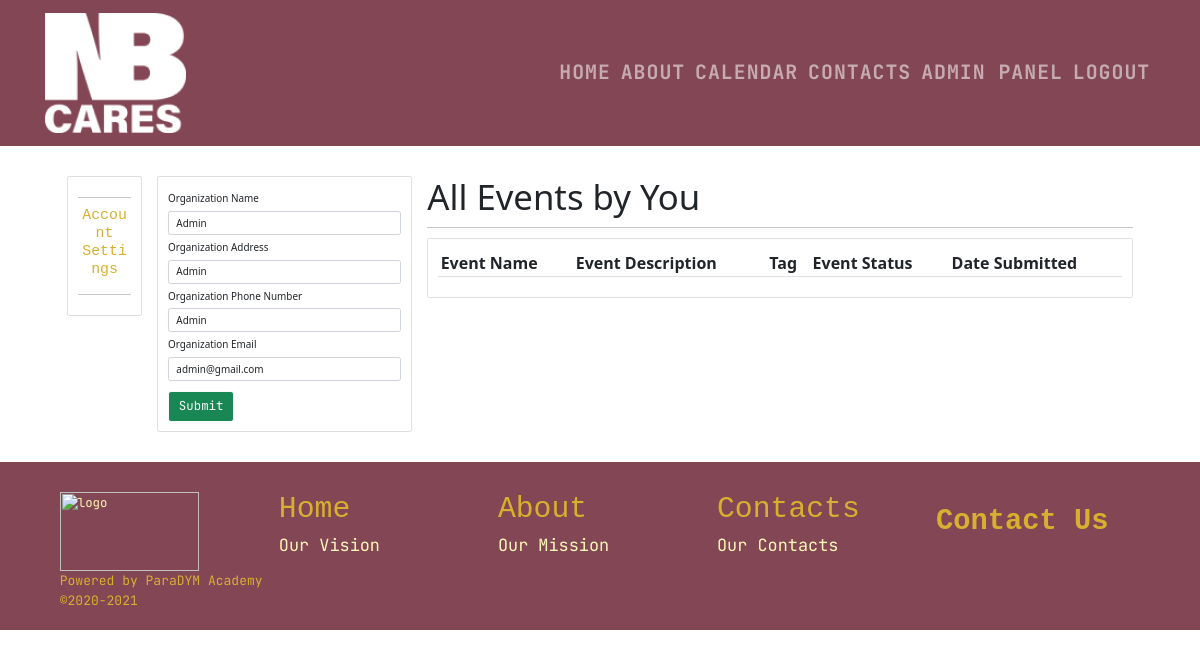
/organization-settings (signed in), run on the app's committed database.
### ProjectSite/models.py (models this page shows, shortened)
class Organization(models.Model):
    ORGANIZATION_STATUS = (
        ('Active', 'Active'),
        ('Inactive', 'Inactive'),
    )
    user = models.OneToOneField(User, on_delete=models.CASCADE, null=True)
    org_name = models.CharField(max_length=40, null=True, blank=False)
    org_address = models.CharField(max_length=60, null=True, blank=True)
    org_phone = models.CharField(max_length=20, null=True, blank=True)
    org_email = models.EmailField(null=True, blank=True)
    org_status = models.CharField(max_length=20, choices=ORGANIZATION_STATUS, default='Active')
    org_date_created = models.DateTimeField(auto_now_add=True, null=True, blank=True)

### ProjectSite/views.py (the view)
# urls.py: path('organization-settings', views.view_organization_settings, name="organization_settings"),
def view_organization_settings(request):
    organ = request.user.organization
    orgevents = organ.event_set.all()
    form = AdminUserCreationAdditionalFields(instance=organ)
    if request.method == 'POST':
        form = AdminUserCreationAdditionalFields(request.POST, instance=organ)
        if form.is_valid():
            form.save()
            return redirect('home')
    context = {'form': form, 'orgevents':orgevents}
    return render(request, 'ProjectSite/organization-settings.html', context)

### ProjectSite/forms.py
class AdminUserCreationAdditionalFields(models.ModelForm):
    class Meta:
        model = Organization
        fields = ['org_name', 'org_address', 'org_phone', 'org_email']
        widgets = {
            'org_name': forms.TextInput(attrs={'class': 'form-control', 'placeholder': ''}),
            'org_address': forms.TextInput(attrs={'class': 'form-control', 'placeholder': 'Enter Address'}),
            'org_phone': forms.TextInput(attrs={'class': 'form-control', 'placeholder': 'Enter Phone Number'}),
            'org_email': forms.TextInput(attrs={'class': 'form-control', 'placeholder': 'Enter Email'}),
        }

### templates/ProjectSite/organization-settings.html (shortened to what this page needs)
{% extends 'ProjectSite/base.html' %}
{% load static %}
{% load crispy_forms_filters %}
{% block body %}
<div class="row mx-5 px-5 my-5">
	<div class="col-md-1">
		<div class="card card-body">
			<hr>
			<h4 style="text-align: center">Account Settings</h4>
			<hr>
		</div>
	</div>
	<div class="col-md-3">
		<div class="card card-body">
			<form method="POST" action="" enctype="multipart/form-data">
                <label class="col-form-label">Organization Name</label>
                {{ form.org_name }}
                <label class="col-form-label">Organization Address</label>
                {{ form.org_address }}
                <label class="col-form-label">Organization Phone Number</label>
                {{ form.org_phone }}
                <label class="col-form-label">Organization Email</label>
                {{ form.org_email }}
			<button class="btn btn-success btn-outline-light btn-lg btn-block mt-3" type="submit">Submit</button>
			</form>
		</div>
	</div>
        <div class="col-md-8">
            <h5 class="display-4">All Events by You</h5>
		    <hr>
            <div class="card card-body">
                <table class="table table-sm">
                    <tr>
                        <th>Event Name</th>
                        <th>Event Description</th>
                        <th>Tag</th>
                        <th>Event Status</th>
                        <th>Date Submitted</th>
                    </tr>
                </table>
            </div>
        </div>
</div>
{% endblock %}

### static/css/ProjectSite.css (style rules this page uses)
* { margin: 0; padding: 0; }
html { font-size: 62%; scroll-behavior: smooth; }
body { --main-color: #EFD466; --primary-color: #D7B030; --button-background: #FFF7B6; --primary-button-background: #b67786; --background-color: #834655; }
h3, h4 { font-family: 'Avenir', monospace;color: var(--primary-color); }
button { font-family: 'JetBrains Mono', monospace;color: var(--primary-button-background); }

### data on the page
Organization: org_name "Admin", org_address "Admin", org_phone "Admin", org_email "admin@gmail.com"
